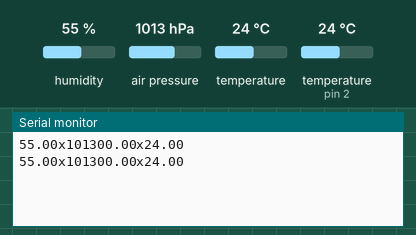
This sketch was run on a simulated Arduino Uno, built with avr-gcc and run on an emulated ATmega328P. Shown: the last lines printed to the serial monitor. The inputs (shaded band) are chosen by the test bench; at power-on: humidity 55 %, air pressure 1013 hPa, temperature 24 °C, temperature (sensor on pin 2) 24 °C.

Above: at 1.8 s.
1.9 s: humidity set to 22 %
At 2.5 s:
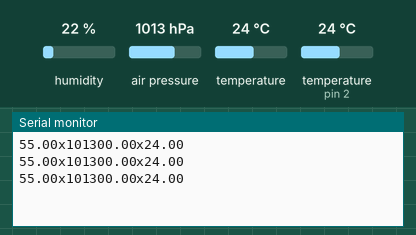
3.4 s: air pressure set to 952 hPa
At 4.7 s:
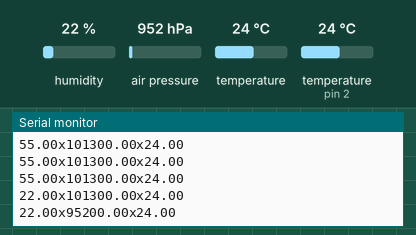
4.9 s: temperature (sensor 0) set to 12 °C
At 5.8 s:
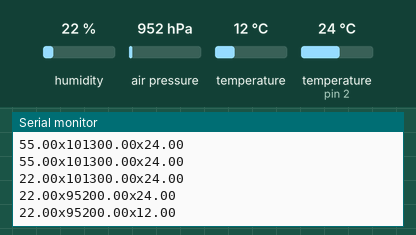
6.4 s: humidity set to 40 %
At 7.5 s:
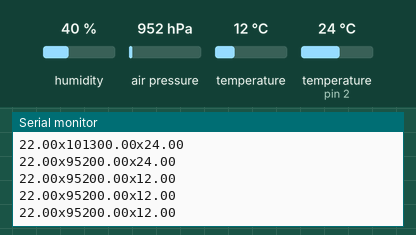
7.9 s: air pressure set to 975 hPa
At 8.8 s:
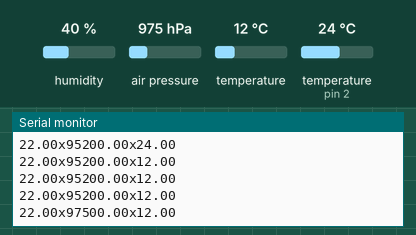
Timing chart, 0 to 10.4 s (numbered marks = the images above; inputs shaded):
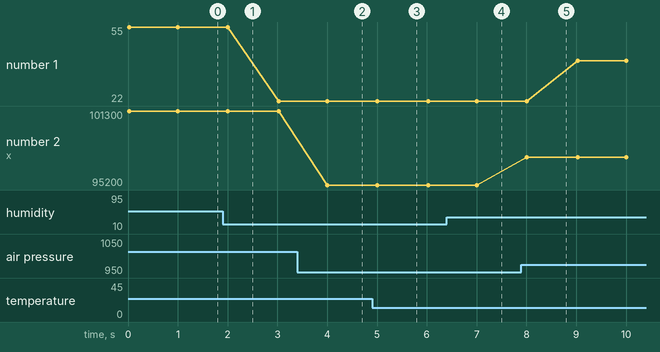

The sketch:

ReadHumidityTemperaturePressure.ino
```cpp
#include <DHT.h>
#include <Adafruit_Sensor.h>
#include <Adafruit_BMP280.h>

#define BMP_SCK 13
#define BMP_MISO 12
#define BMP_MOSI 11
#define BMP_CS 10
DHT dht(2, DHT11);
Adafruit_BMP280 bme; // I2C


void setup() {
   dht.begin();
   Serial.begin(9600);

   if (!bme.begin(0x76)) {
    Serial.println(F("Could not find a valid BMP280 sensor, check wiring!"));
    while (1);
  }
}

void loop() {
   int endSignalTime = millis();

   float humidityDTH11 = dht.readHumidity();
   float temperatureDTH11 = dht.readTemperature();
   float temperatureBMP280 = bme.readTemperature();
   float pressureBMP280 = bme.readPressure();

   Serial.print(humidityDTH11); // %
   Serial.print("x");
   Serial.print(pressureBMP280); // PA
   Serial.print("x");
   if(temperatureBMP280 != 0)
    Serial.println(temperatureBMP280); // C0
   else
    Serial.println(temperatureDTH11); // C0

  int timeOfCode = millis() - endSignalTime;
  delay(1000 - timeOfCode);
}
```

Measured:
- after the input at 3.4 s, the serial monitor: prints a new line after 0.60 s (image 2)
- after the input at 4.9 s, the serial monitor: prints a new line after 0.10 s (image 3)
- after the input at 7.9 s, the serial monitor: prints a new line after 0.10 s (image 5)
- plotted number 1: 55 → 22 after the input at 1.9 s
- plotted number 2: 101300 → 95200 after the input at 3.4 s, 95200 → 97500 after the input at 7.9 s
